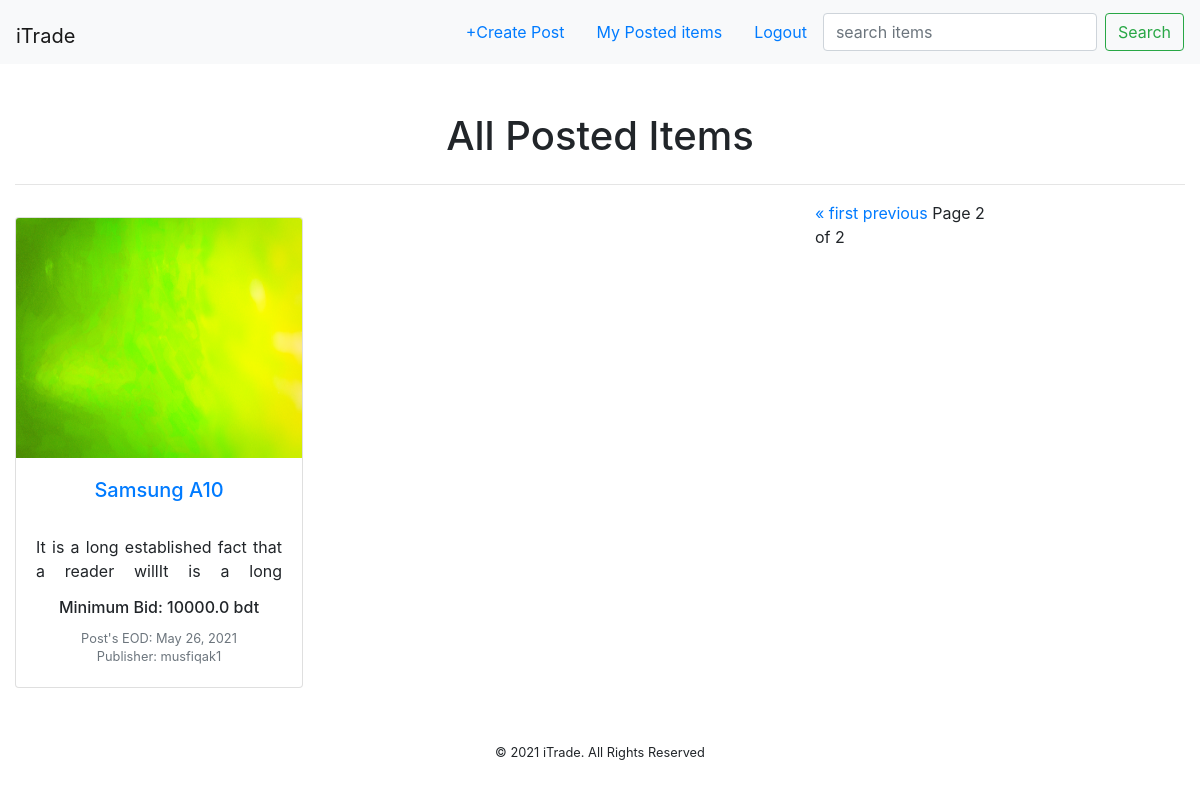
/user/index/?page=2 (signed in), run on the app's committed database.
### tradeapp/models.py (models this page shows, shortened)
class TradePost(models.Model):
    publisher_name = models.ForeignKey(User, on_delete=models.CASCADE)
    product_name = models.CharField(max_length=200)
    product_description = models.TextField()
    product_image = models.ImageField(upload_to='trade_images')
    product_price = models.FloatField(default=0.0)
    end_date = models.DateField(auto_now=False, auto_now_add=False)
    posted_on = models.DateTimeField(auto_now=False, auto_now_add=True)

### tradeapp/views.py (the view)
# urls.py: path('index/', views.home, name="index"),
def home(request):
    if request.user.is_authenticated:
        post = TradePost.objects.all().order_by('-posted_on')
        search = request.GET.get('index_search')
        if search:
            post = post.filter(
                Q(product_name__icontains=search)
            )
        paginator = Paginator(post, 8)
        page_number = request.GET.get('page')
        page_obj = paginator.get_page(page_number)
        context = {
            "post": page_obj,
        }
        return render(request, 'trade/index.html', context)
    else:
        return HttpResponseNotFound('<h1 style="text-align:center;">You are not eligible to see this page <br> DO '
                                    '<a href="/">LOGIN</a></h1>')

### templates/trade/index.html (shortened to what this page needs)
{% extends 'base.html' %}
{% block navbar %}
        <a class="nav-link ml-0" href="{% url 'create_post' %}"> +Create Post</a>
        <a class="nav-link ml-0" href="{% url 'my_post' %}">My Posted items</a>
        <a class="nav-link ml-0" href="{% url 'logout' %}">Logout</a>
        <form class="form-inline my-2 my-lg-0" method="GET">
              <input class="form-control mr-sm-2" type="text" name="index_search" placeholder="search items" aria-label="Search" value="{{ request.GET.index_search }}">
              <button class="btn btn-outline-success my-2 my-sm-0" type="submit">Search</button>
          </form>
{%endblock navbar %}
{% block content %}
<div class="col-md-12">
<h1 class="text-center mb-4 mt-5">All Posted Items</h1><hr>
</div>
{% for p in post %}
    <div class="col-md-3 mt-3 mb-3">
        <div class="card" style="width: 18rem;">
            <a href="{% url 'single_post' id=p.id %}"><img style="height:240px;" src="{{ p.product_image.url }}" class="card-img-top" alt="image"></a>
          <div class="card-body">
            <h5 class="card-title text-center" style="overflow:hidden;height: 45px;!important"><a href="{% url 'single_post' id=p.id %}">{{ p.product_name }}</a></h5>
            <p class="card-text text-justify" style="height:47px;overflow:hidden;">{{ p.product_description }}</p>
            <h6 class="card-text text-center">Minimum Bid: {{ p.product_price }} bdt </h6>
            <p class="card-text text-center"><small class="text-muted">Post's EOD: {{ p.end_date|date:"M j, Y" }}</small></p>
            <p class="card-text text-center" style="margin-top:-22px;"><small class="text-muted">Publisher: {{ p.publisher_name.username }}</small></p>
          </div>
        </div>
    </div>
{% endfor %}
<div class="col-md-2 offset-5">
    <div class="pagination">
            <span class="step-links">
                {% if post.has_previous %}
                    <a href="?page=1">&laquo; first</a>
                    <a href="?page={{ post.previous_page_number }}">previous</a>
                {% endif %}
                <span class="current">
                    Page {{ post.number }} of {{ post.paginator.num_pages }}
                </span>
            </span>
        </div>
</div>
{% endblock content %}
{% block footer %}
    <footer style="text-align:center;padding: 35px 0px 8px 0px!important;">
        <p><small>&copy; 2021 iTrade. All Rights Reserved </small></p>
  </footer>
{% endblock footer %}

### data on the page
TradePost: product_image (picture), product_name "Samsung A10", product_description "It is a long established fact that a reader willIt is a long…", product_price "10000.0", end_date "May 26, 2021", publisher_name.username "musfiqak1"

### other printed values
{{ post.number }} "2"
{{ post.paginator.num_pages }} "2"
